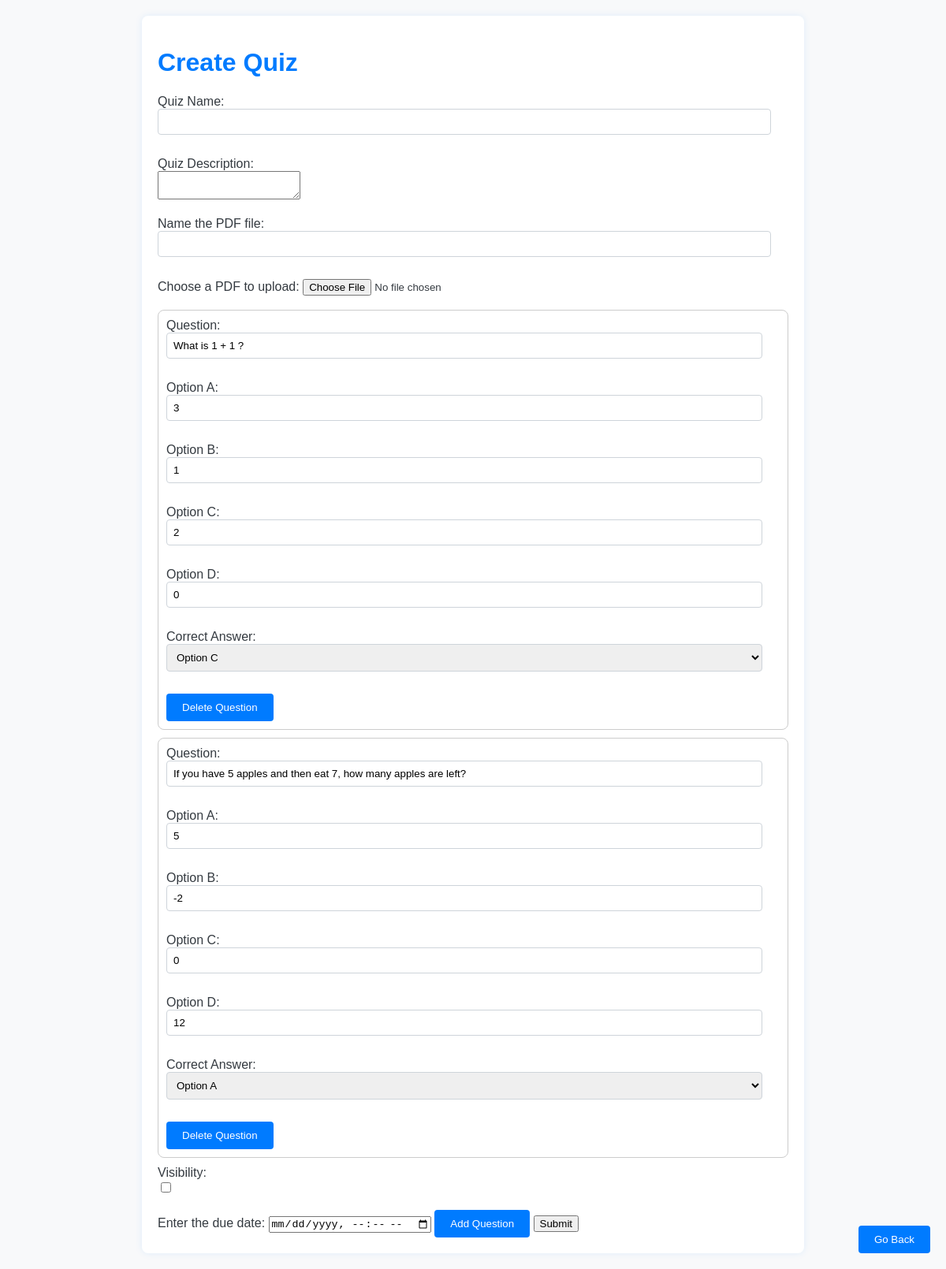
Page /quiz_editor?quiz_id=1 (signed in) on the committed database.
### tables this page shows
CREATE TABLE QUESTIONS (QUESTION_ID INTEGER UNIQUE PRIMARY KEY, QUIZ_ID INTEGER NOT NULL REFERENCES QUIZZES (QUIZ_ID), QUESTION TEXT NOT NULL, ANSWER_A TEXT NOT NULL, ANSWER_B TEXT NOT NULL, ANSWER_C TEXT NOT NULL, ANSWER_D TEXT NOT NULL, CORRECT_ANSWER TEXT NOT NULL, NUM_CORRECT INTEGER NOT NULL, NUM_INCORRECT INTEGER NOT NULL, NUM_EMPLOYEES_COMPLETED INTEGER NOT NULL, QUESTION_TYPE TEXT NOT NULL);

### manage_quizzes.py (the view)
@website.route('/quiz_editor')
def quiz_editor():
    if session['role'] == 1 or session['role'] == 2:
        quiz_id = request.args.get('quiz_id')
        quiz_name = request.args.get('quiz_name')
        quiz_desc = request.args.get('quiz_desc')
        cursor = database.conn.cursor()
        cursor.execute(
            "SELECT QUESTION, ANSWER_A, ANSWER_B, ANSWER_C, ANSWER_D, CORRECT_ANSWER FROM QUESTIONS WHERE QUIZ_ID = ?",
            (quiz_id,))
        questions = []
        for row in cursor.fetchall():
            question_text, option_a, option_b, option_c, option_d, correct_answer = row
            questions.append({
                'question_text': question_text,
                'option_a': option_a,
                'option_b': option_b,
                'option_c': option_c,
                'option_d': option_d,
                'correct_answer': correct_answer
            })
        cursor.close()
        return render_template('quiz_editor.html', quiz_id=quiz_id, quiz_name=quiz_name, quiz_desc=quiz_desc,
                               questions=questions)
    else:
        return render_template('prohibited.html')

### templates/quiz_editor.html (shortened to what this page needs)
<!DOCTYPE html>
<html lang="en">
<head>
</head>
<body>
    <div class="container">
        <h1>Create Quiz</h1>
        <form id="quizForm" action = "{{ url_for('quiz_editing') }}" method="POST" enctype="multipart/form-data">
            <label for="quiz_name">Quiz Name:</label><br>
            <input type="text" id="quizTitle" name="quiz_name" value="{{ request.args.get('quiz_name', '') }}"><br><br>
            <label for="quiz_desc">Quiz Description:</label><br>
            <textarea id="quiz_desc" name="quiz_desc">{{ request.args.get('quiz_desc', '') }}</textarea><br><br>
            <label for="material_name">Name the PDF file:</label><br>
            <input type="text" id="material_name" name="material_name"><br><br>
            <label for="file">Choose a PDF to upload:</label>
            <input type="file" id="file" name="file" value={{ None }} accept=".pdf">
        <br>
		<br>
            <div id="questionsContainer">
                {% for question in questions %}
                    <div class="question">
                        <label for="question{{ loop.index }}">Question:</label><br>
                        <input type="text" id="question{{ loop.index }}" name="question{{ loop.index }}" value="{{ question.question_text }}"><br><br>
                        <label for="option{{ loop.index }}A">Option A:</label><br>
                        <input type="text" id="option{{ loop.index }}A" name="option{{ loop.index }}A" value="{{ question.option_a }}"><br><br>
                        <label for="option{{ loop.index }}B">Option B:</label><br>
                        <input type="text" id="option{{ loop.index }}B" name="option{{ loop.index }}B" value="{{ question.option_b }}"><br><br>
                        <label for="option{{ loop.index }}C">Option C:</label><br>
                        <input type="text" id="option{{ loop.index }}C" name="option{{ loop.index }}C" value="{{ question.option_c }}"><br><br>
                        <label for="option{{ loop.index }}D">Option D:</label><br>
                        <input type="text" id="option{{ loop.index }}D" name="option{{ loop.index }}D" value="{{ question.option_d }}"><br><br>
                        <label for="correctAnswer{{ loop.index }}">Correct Answer:</label><br>
                        <select id="correctAnswer{{ loop.index }}" name="correctAnswer{{ loop.index }}">
                            <option value="optionA" {% if question.correct_answer == 'optionA' %} selected {% endif %}>Option A</option>
                            <option value="optionC" {% if question.correct_answer == 'optionC' %} selected {% endif %}>Option C</option>
                        </select><br><br>
                        <button type="button" onclick="deleteQuestion(this)" style="background-color: #007bff;">Delete Question</button>
                    </div>
                {% endfor %}
            </div>
            <label for="isVisible">Visibility:</label><br>
            <input type="checkbox" id="isVisible" name="isVisible" value="1" {% if request.args.get('is_Visible') == '1' %} checked {% endif %}><br><br>
            <label for="due_date">Enter the due date:</label>
            <input type="datetime-local" id="due_date" name="due_date" value="{{ request.args.get('due_Date', '') }}">
            <button type="button" onclick="addQuestion()" style="background-color: #007bff;">Add Question</button>
            {% if request.args.get('quiz_id') %} <input type="submit" onclick="editQuiz(request.args.get('quiz_id'))">
            {% else %} <input type="submit" onclick="createQuiz()">
            {% endif %}
        </form>
    </div>
    <div class="back-button">
        <button onclick="goBack()">Go Back</button>
    </div>
</body>
</html>

### templates/quiz_editor.html (style rules this page uses)
body { font-family: Arial, sans-serif; background-color: #f8f9fa; color: #343a40; margin: 0; padding: 0; }
h1 { color: #007bff; }
.container { max-width: 800px; margin: 20px auto; padding: 20px; background-color: white; border-radius: 8px; box-shadow: 0 0 10px rgba(0, 123, 255, 0.1); }
.question { border: 1px solid #ccc; padding: 10px; margin-bottom: 10px; background-color: #fff; border-radius: 8px; }
input[type="text"], select { width: calc(100% - 22px); padding: 8px; margin-bottom: 10px; border: 1px solid #ced4da; border-radius: 4px; box-sizing: border-box; }
button { background-color: #007bff; color: white; padding: 10px 20px; border: none; border-radius: 4px; cursor: pointer; transition: background-color 0.3s; }
.back-button { position: fixed; bottom: 20px; right: 20px; }
.back-button button { background-color: #007bff; color: white; padding: 10px 20px; border: none; border-radius: 4px; cursor: pointer; transition: background-color 0.3s; }

### rows in the picture
QUESTIONS: question_text "What is 1 + 1 ?", option_a "3", option_c "2", option_d "0", CORRECT_ANSWER "Option C"
QUESTIONS: question_text "If you have 5 apples and then eat 7, how many apples are left?", option_a "5", option_b "-2", option_c "0", option_d "12", CORRECT_ANSWER "Option A"
